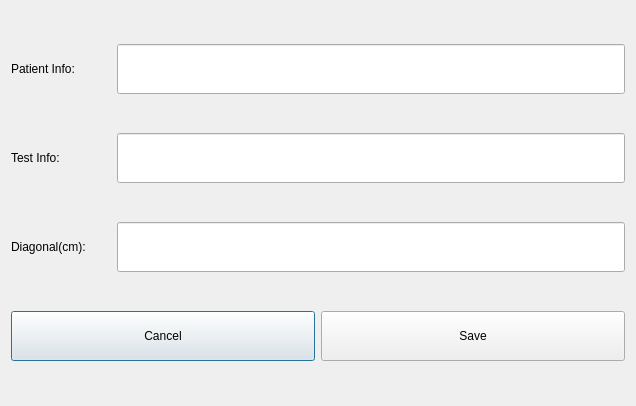
<?xml version="1.0" encoding="UTF-8"?>
<ui version="4.0">
 <class>SettingsDialog</class>
 <widget class="QDialog" name="SettingsDialog">
  <property name="geometry">
   <rect>
    <x>0</x>
    <y>0</y>
    <width>636</width>
    <height>406</height>
   </rect>
  </property>
  <property name="windowTitle">
   <string>Dialog</string>
  </property>
  <layout class="QVBoxLayout" name="verticalLayout">
   <item>
    <layout class="QHBoxLayout" name="horizontalLayout_3">
     <item>
      <widget class="QLabel" name="label">
       <property name="minimumSize">
        <size>
         <width>100</width>
         <height>50</height>
        </size>
       </property>
       <property name="text">
        <string>Patient Info:</string>
       </property>
      </widget>
     </item>
     <item>
      <widget class="QLineEdit" name="lePatient">
       <property name="minimumSize">
        <size>
         <width>0</width>
         <height>50</height>
        </size>
       </property>
      </widget>
     </item>
    </layout>
   </item>
   <item>
    <layout class="QHBoxLayout" name="horizontalLayout_2">
     <item>
      <widget class="QLabel" name="label_2">
       <property name="minimumSize">
        <size>
         <width>100</width>
         <height>50</height>
        </size>
       </property>
       <property name="text">
        <string>Test Info:</string>
       </property>
      </widget>
     </item>
     <item>
      <widget class="QLineEdit" name="leTest">
       <property name="minimumSize">
        <size>
         <width>0</width>
         <height>50</height>
        </size>
       </property>
      </widget>
     </item>
    </layout>
   </item>
   <item>
    <layout class="QHBoxLayout" name="horizontalLayout">
     <item>
      <widget class="QLabel" name="label_3">
       <property name="minimumSize">
        <size>
         <width>100</width>
         <height>50</height>
        </size>
       </property>
       <property name="text">
        <string>Diagonal(cm):</string>
       </property>
      </widget>
     </item>
     <item>
      <widget class="QLineEdit" name="leDiagonalCM">
       <property name="minimumSize">
        <size>
         <width>0</width>
         <height>50</height>
        </size>
       </property>
      </widget>
     </item>
    </layout>
   </item>
   <item>
    <layout class="QHBoxLayout" name="horizontalLayout_4">
     <item>
      <widget class="QPushButton" name="pbCancel">
       <property name="minimumSize">
        <size>
         <width>0</width>
         <height>50</height>
        </size>
       </property>
       <property name="text">
        <string>Cancel</string>
       </property>
      </widget>
     </item>
     <item>
      <widget class="QPushButton" name="pbSave">
       <property name="minimumSize">
        <size>
         <width>0</width>
         <height>50</height>
        </size>
       </property>
       <property name="text">
        <string>Save</string>
       </property>
      </widget>
     </item>
    </layout>
   </item>
  </layout>
 </widget>
 <resources/>
 <connections/>
</ui>
